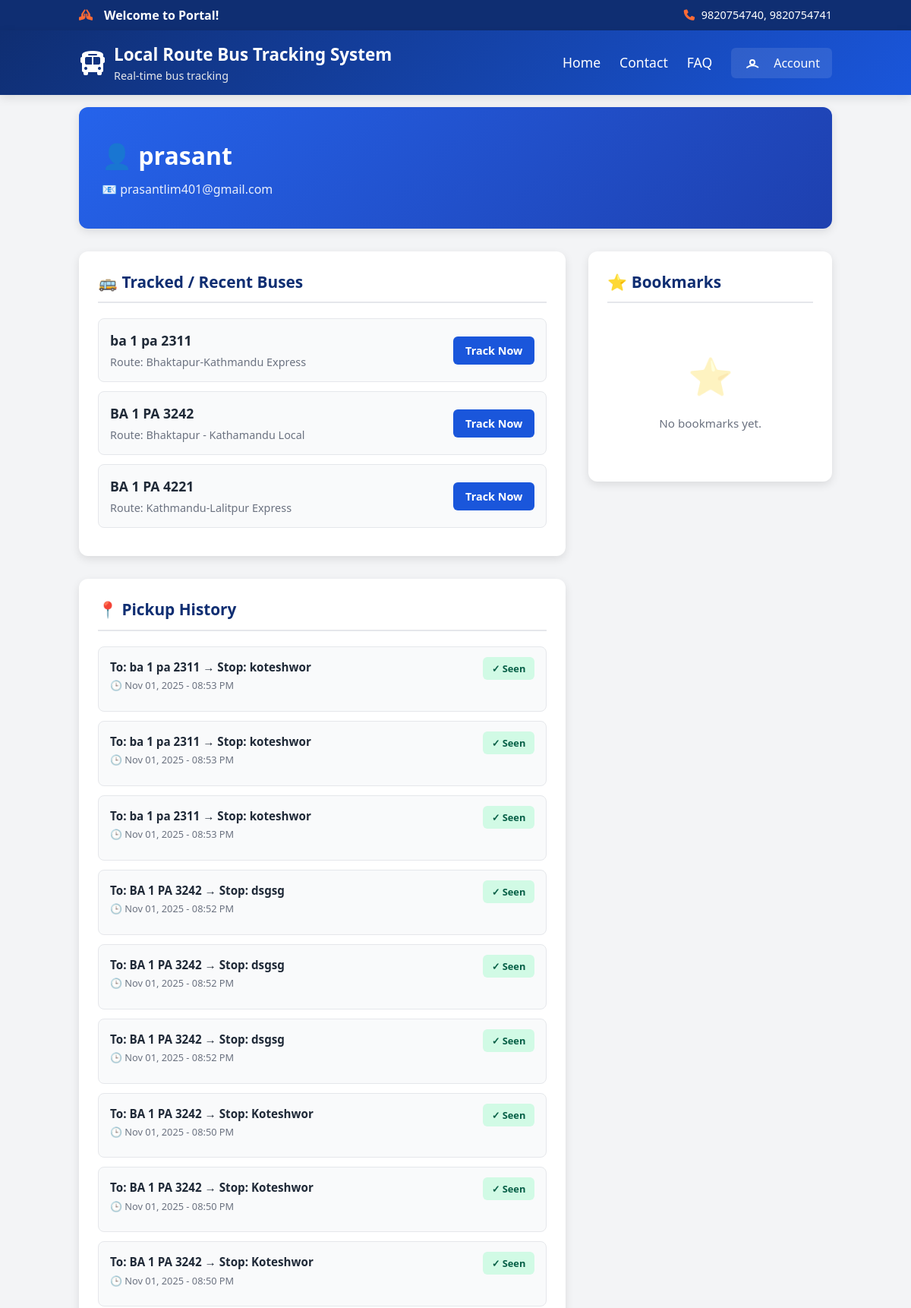
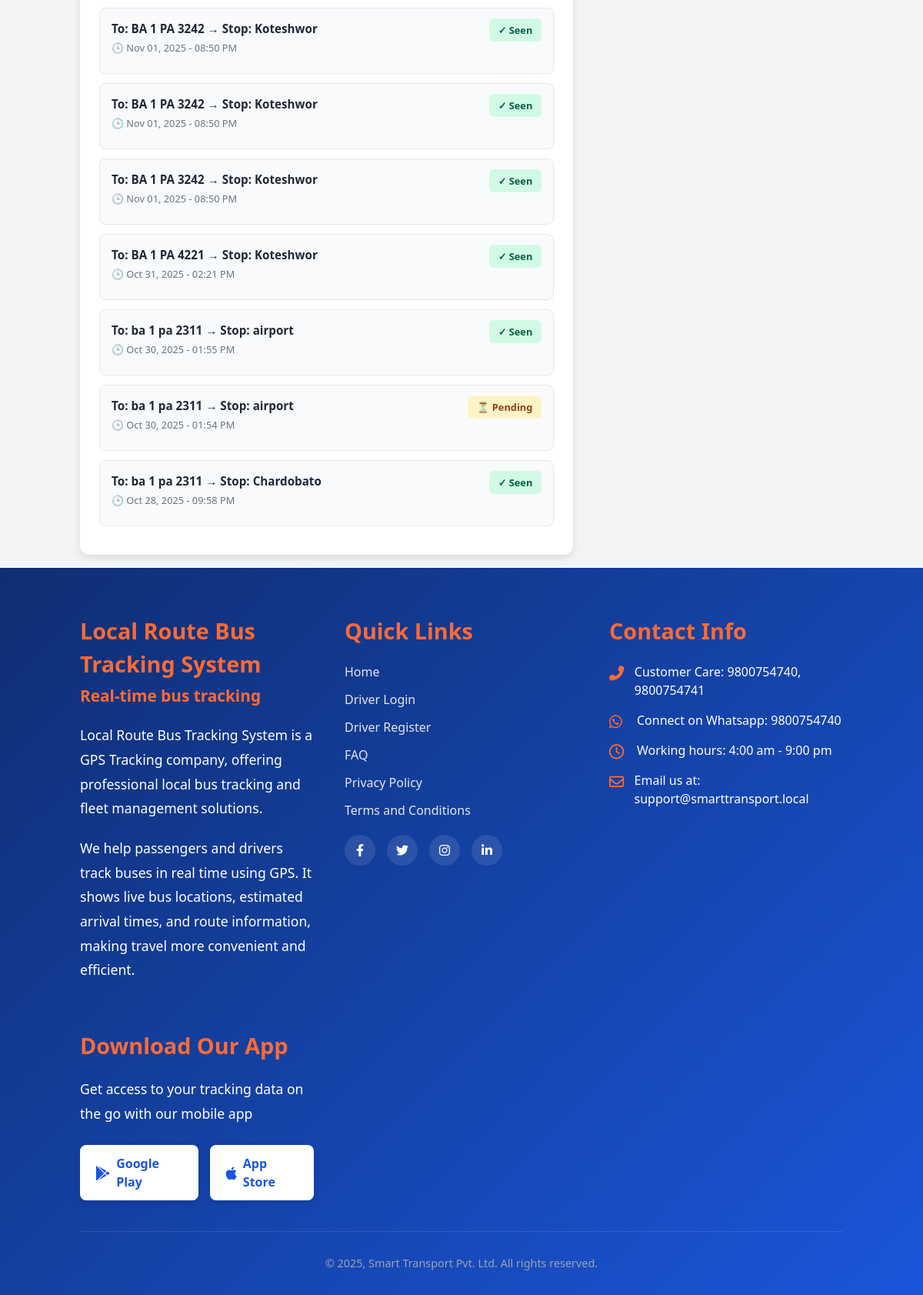
The page /user/profile/17/ (signed in) on the database its author committed (2 pictures, top to bottom).
### core/models.py (models this page shows, shortened)
class Bus(models.Model):
    number_plate = models.CharField(max_length=50)
    total_seats = models.PositiveIntegerField(default=25)
    driver = models.ForeignKey(Driver, on_delete=models.CASCADE, related_name='buses')
    route = models.ForeignKey('BusRoute', on_delete=models.PROTECT, related_name='buses')
    current_lat = models.FloatField(null=True, blank=True)
    current_lng = models.FloatField(null=True, blank=True)
    eta_seconds = models.IntegerField(null=True, blank=True)
    eta_smoothed_seconds = models.FloatField(null=True, blank=True)
    eta_passed_counter = models.IntegerField(default=0)
    eta_updated_at = models.DateTimeField(null=True, blank=True)
    nearest_stop_index = models.IntegerField(null=True, blank=True)

class BusRoute(models.Model):
    name = models.CharField(max_length=100, unique=True)
    stops = models.ManyToManyField('Stop', through='RouteStop', related_name='routes')
    is_active = models.BooleanField(default=False)
    polyline = models.TextField(null=True, blank=True)
    route_length_m = models.FloatField(null=True, blank=True)
    reverse_route = models.ForeignKey(
        'self',
        on_delete=models.SET_NULL,
        null=True,
        blank=True,
        related_name='forward_route',
        help_text="The reverse direction of this route"
    )

class PickupRequest(models.Model):
    STATUS_PENDING = 'pending'
    STATUS_ACK = 'acknowledged'
    STATUS_REJECTED = 'rejected'
    STATUS_CHOICES = [
        (STATUS_PENDING, 'Pending'),
        (STATUS_ACK, 'Acknowledged'),
        (STATUS_REJECTED, 'Rejected'),
    ]
    user = models.ForeignKey('auth.User', on_delete=models.CASCADE, related_name='pickup_requests')
    bus = models.ForeignKey(Bus, on_delete=models.CASCADE, related_name='pickup_requests')
    stop = models.CharField(max_length=255)
    message = models.TextField(blank=True)
    status = models.CharField(max_length=20, choices=STATUS_CHOICES, default=STATUS_PENDING)
    created_at = models.DateTimeField(auto_now_add=True)
    seen_by_driver = models.BooleanField(default=False)

### core/views.py (the view)
# urls.py: path('user/profile/<int:user_id>/', views.user_profile, name='user_profile'),
def user_profile(request, user_id):
    try:
        profile_user = User.objects.get(id=user_id)
        pickups = PickupRequest.objects.filter(user=profile_user).order_by('-created_at')[:200]
        bookmarks = Bookmark.objects.filter(user=profile_user).select_related('bus').order_by('-created_at')[:200]
        tracked = []
        seen = set()
        for p in pickups:
            if p.bus and p.bus.id not in seen:
                tracked.append(p.bus)
                seen.add(p.bus.id)
        for b in bookmarks:
            if b.bus and b.bus.id not in seen:
                tracked.append(b.bus)
                seen.add(b.bus.id)
        context = {
            'profile_user': profile_user,
            'pickups': pickups,
            'bookmarks': bookmarks,
            'tracked_buses': tracked,
        }
        return render(request, 'user/profile.html', context)
    except User.DoesNotExist:
        return render(request, 'user/profile.html', {'profile_user': None})

### core/templates/user/profile.html (shortened to what this page needs)
{% extends 'base.html' %}
{% load static %}
{% block content %}
{% if profile_user %}
        <div class="profile-header">
            <div class="profile-info">
                <div class="user-details">
                    <h2>👤 {{ profile_user.username }}</h2>
                    <div class="user-email">
                        📧 {{ profile_user.email }}
                    </div>
                </div>
            </div>
        </div>
        <div class="profile-grid">
            <div>
                <div class="section-card">
                    <h3 class="section-title">
                        🚌 Tracked / Recent Buses
                    </h3>
                    {% if tracked_buses %}
                        <ul class="bus-list">
                            {% for bus in tracked_buses %}
                                <li class="bus-item">
                                    <div class="bus-item-content">
                                        <div>
                                            <div class="bus-number">{{ bus.number_plate }}</div>
                                            <div class="bus-route">
                                                Route: {% if bus.route %}{{ bus.route.name }}{% else %}—{% endif %}
                                            </div>
                                        </div>
                                        <a href="{% url 'track_bus' bus.id %}" class="track-btn">
                                            Track Now
                                        </a>
                                    </div>
                                </li>
                            {% endfor %}
                        </ul>
                    {% else %}
                        <div class="empty-state">
                            <div class="empty-state-icon">🚌</div>
                            <p class="empty-state-text">No recent tracked buses.</p>
                        </div>
                    {% endif %}
                </div>
                <div class="section-card" style="margin-top: 30px;">
                    <h3 class="section-title">
                        📍 Pickup History
                    </h3>
                    {% if pickups %}
                        <ul class="pickup-list">
                            {% for p in pickups %}
                                <li class="pickup-item">
                                    <div class="pickup-item-content">
                                        <div class="pickup-details">
                                            <div class="pickup-to">
                                                To: {% if p.bus %}{{ p.bus.number_plate }}{% else %}—{% endif %}
                                                → Stop: {{ p.stop }}
                                            </div>
                                            <div class="pickup-time">
                                                🕒 {{ p.created_at|date:"M d, Y - h:i A" }}
                                            </div>
                                        </div>
                                        <div>
                                            <span class="status-badge {% if p.seen_by_driver %}status-seen{% else %}status-unseen{% endif %}">
                                                {% if p.seen_by_driver %}✓ Seen{% else %}⏳ Pending{% endif %}
                                            </span>
                                        </div>
                                    </div>
                                </li>
                            {% endfor %}
                        </ul>
                    {% else %}
                        <div class="empty-state">
                            <div class="empty-state-icon">📍</div>
                            <p class="empty-state-text">No pickup history.</p>
                        </div>
                    {% endif %}
                </div>
            </div>
            <div>
                <div class="section-card">
                    <h3 class="section-title">
                        ⭐ Bookmarks
                    </h3>
                    {% if bookmarks %}
                        <ul class="bookmark-list">
                            {% for b in bookmarks %}
                                <li class="bookmark-item">
                                    <div class="bookmark-item-content">
                                        <div class="bookmark-info">
                                            <div class="bookmark-bus">
                                                {% if b.bus %}{{ b.bus.number_plate }}{% else %}—{% endif %}
                                            </div>
                                            <div class="bookmark-date">
                                                Added: {{ b.created_at|date:"M d, Y" }}
                                            </div>
                                        </div>
                                        <button data-bus-id="{{ b.bus.id }}" class="remove-bookmark">
                                            Remove
                                        </button>
                                    </div>
                                </li>
                            {% endfor %}
                        </ul>
                    {% else %}
                        <div class="empty-state">
                            <div class="empty-state-icon">⭐</div>
                            <p class="empty-state-text">No bookmarks yet.</p>
                        </div>
                    {% endif %}
                </div>
            </div>
        </div>
{% endif %}
{% endblock %}

### core/templates/user/profile.html (style rules this page uses)
.profile-header { background: linear-gradient(135deg, #2563EB 0%, #1E40AF 100%); color: white; padding: 40px 30px; border-radius: 12px; box-shadow: 0 4px 12px rgba(0, 0, 0, 0.1); margin-bottom: 30px; }
.profile-info { display: flex; align-items: center; justify-content: space-between; flex-wrap: wrap; gap: 20px; }
.user-details h2 { font-size: 2rem; font-weight: 700; margin: 0 0 8px 0; color: white; }
.user-email { font-size: 1rem; opacity: 0.9; display: flex; align-items: center; gap: 8px; }
.profile-grid { display: grid; grid-template-columns: 2fr 1fr; gap: 30px; margin-top: 30px; }
.section-card { background: white; padding: 25px; border-radius: 12px; box-shadow: 0 4px 12px rgba(0, 0, 0, 0.1); }
.section-title { font-size: 1.3rem; font-weight: 700; color: var(--secondary); margin-bottom: 20px; padding-bottom: 10px; border-bottom: 2px solid #e5e7eb; display: flex; align-items: center; gap: 10px; }
.bus-list, .pickup-list, .bookmark-list { list-style: none; padding: 0; margin: 0; }
.bus-item, .pickup-item, .bookmark-item { padding: 15px; border: 1px solid #e5e7eb; border-radius: 8px; margin-bottom: 12px; transition: all 0.3s ease; background: #f9fafb; }
.bus-item-content { display: flex; justify-content: space-between; align-items: center; }
.bus-number { font-size: 1.1rem; font-weight: 700; color: var(--dark); }
.bus-route { font-size: 0.9rem; color: #6b7280; margin-top: 4px; }
.track-btn { background: var(--primary); color: white; padding: 8px 16px; border-radius: 6px; text-decoration: none; font-weight: 600; font-size: 0.9rem; transition: all 0.3s ease; }
.pickup-item-content { display: flex; justify-content: space-between; align-items: start; gap: 15px; }
.pickup-details { flex: 1; }
.pickup-to { font-size: 0.95rem; color: var(--dark); font-weight: 600; margin-bottom: 4px; }
.pickup-time { font-size: 0.8rem; color: #6b7280; margin-bottom: 8px; }
.status-badge { padding: 6px 12px; border-radius: 6px; font-size: 0.8rem; font-weight: 600; white-space: nowrap; }
.status-seen { background: #d1fae5; color: #065f46; }
.status-unseen { background: #fef3c7; color: #92400e; }
.empty-state { text-align: center; padding: 40px 20px; color: #6b7280; }
.empty-state-icon { font-size: 3rem; margin-bottom: 15px; opacity: 0.3; }
.empty-state-text { font-size: 0.95rem; }

### core/templates/base.html (style rules this page uses)
:root { --primary: #1a56db; --secondary: #0f2e72; --accent: #ff6b35; --light: #f3f4f6; --dark: #1f2937; }

### rows shown on the page
Bus: number_plate "ba 1 pa 2311", route.name "Bhaktapur-Kathmandu Express"
Bus: number_plate "BA 1 PA 3242", route.name "Bhaktapur - Kathamandu Local"
Bus: number_plate "BA 1 PA 4221", route.name "Kathmandu-Lalitpur Express"
PickupRequest: bus.number_plate "ba 1 pa 2311", stop "koteshwor", created_at "Nov 01, 2025 - 08:53 PM", seen_by_driver "✓ Seen"
PickupRequest: bus.number_plate "ba 1 pa 2311", stop "koteshwor", created_at "Nov 01, 2025 - 08:53 PM", seen_by_driver "✓ Seen"
PickupRequest: bus.number_plate "ba 1 pa 2311", stop "koteshwor", created_at "Nov 01, 2025 - 08:53 PM", seen_by_driver "✓ Seen"
PickupRequest: bus.number_plate "BA 1 PA 3242", stop "dsgsg", created_at "Nov 01, 2025 - 08:52 PM", seen_by_driver "✓ Seen"
PickupRequest: bus.number_plate "BA 1 PA 3242", stop "dsgsg", created_at "Nov 01, 2025 - 08:52 PM", seen_by_driver "✓ Seen"
PickupRequest: bus.number_plate "BA 1 PA 3242", stop "dsgsg", created_at "Nov 01, 2025 - 08:52 PM", seen_by_driver "✓ Seen"
PickupRequest: bus.number_plate "BA 1 PA 3242", stop "Koteshwor", created_at "Nov 01, 2025 - 08:50 PM", seen_by_driver "✓ Seen"
PickupRequest: bus.number_plate "BA 1 PA 3242", stop "Koteshwor", created_at "Nov 01, 2025 - 08:50 PM", seen_by_driver "✓ Seen"
PickupRequest: bus.number_plate "BA 1 PA 3242", stop "Koteshwor", created_at "Nov 01, 2025 - 08:50 PM", seen_by_driver "✓ Seen"
PickupRequest: bus.number_plate "BA 1 PA 3242", stop "Koteshwor", created_at "Nov 01, 2025 - 08:50 PM", seen_by_driver "✓ Seen"
PickupRequest: bus.number_plate "BA 1 PA 3242", stop "Koteshwor", created_at "Nov 01, 2025 - 08:50 PM", seen_by_driver "✓ Seen"
PickupRequest: bus.number_plate "BA 1 PA 3242", stop "Koteshwor", created_at "Nov 01, 2025 - 08:50 PM", seen_by_driver "✓ Seen"
PickupRequest: bus.number_plate "BA 1 PA 4221", stop "Koteshwor", created_at "Oct 31, 2025 - 02:21 PM", seen_by_driver "✓ Seen"
PickupRequest: bus.number_plate "ba 1 pa 2311", stop "airport", created_at "Oct 30, 2025 - 01:55 PM", seen_by_driver "✓ Seen"
PickupRequest: bus.number_plate "ba 1 pa 2311", stop "airport", created_at "Oct 30, 2025 - 01:54 PM", seen_by_driver "⏳ Pending"
PickupRequest: bus.number_plate "ba 1 pa 2311", stop "Chardobato", created_at "Oct 28, 2025 - 09:58 PM", seen_by_driver "✓ Seen"

### other values the page prints
{{ profile_user.username }} "prasant"
{{ profile_user.email }} "prasantlim401@gmail.com"
